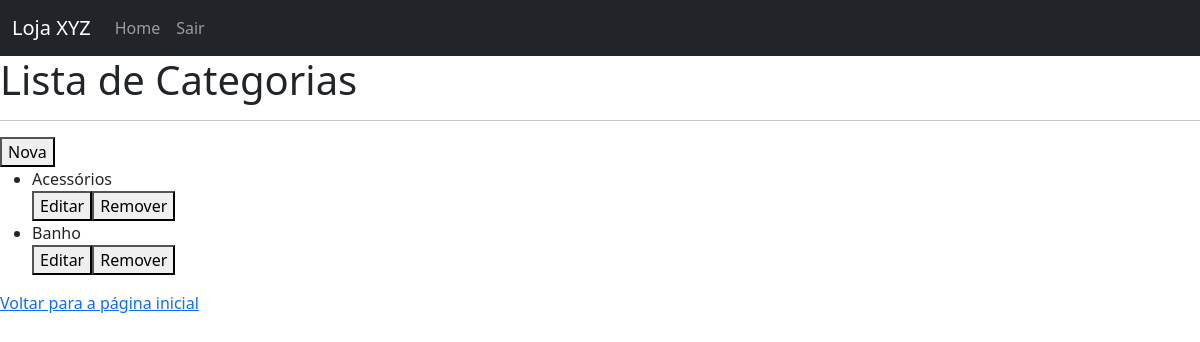
The app's page /categorias/ (signed in), older data.
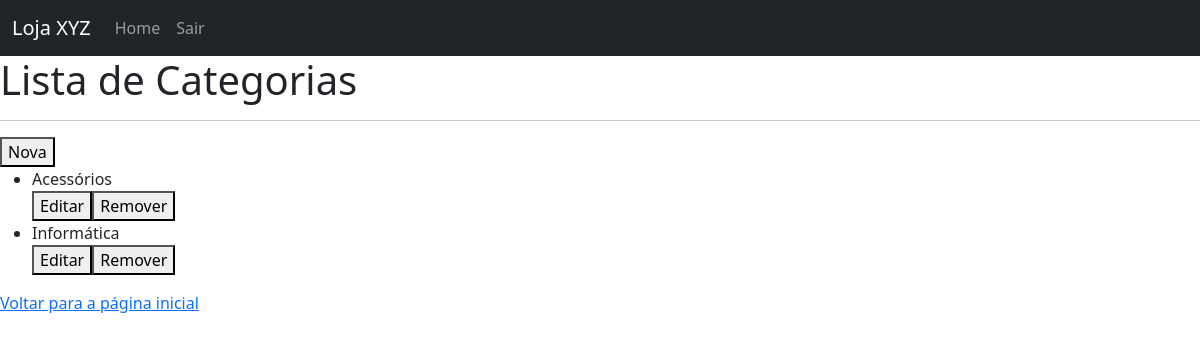
The same page, newer data.
### estoque_app/models.py (models this page shows, shortened)
class Categoria(models.Model):
    nome = models.CharField(max_length=100)
    descricao = models.TextField(blank=True, null=True)

### estoque_app/views.py (the view)
# urls.py: path('categorias/', views.categorias, name='categorias'),
@login_required
def categorias(request):
    categorias = Categoria.objects.all().order_by('nome')
    contexto = {'categorias': categorias}
    return render(request, 'categoria/categorias.html', contexto)

### estoque_app/templates/categoria/categorias.html (shortened to what this page needs)
{% extends 'base.html' %}
{% block conteudo %}
    <h1>Lista de Categorias</h1>
    <hr>
    <a href="{% url 'nova_categoria' %}"><button>Nova</button></a>
    <div class="categoria-lista">
        <ul>
            {% for categoria in categorias %}
                <li>{{ categoria.nome }}</li>
                <a href="{% url 'editar_categoria' categoria.id %}"><button>Editar</button></a><a href="{% url 'excluir_categoria' categoria.id%}"><button>Remover</button></a>
            {% empty %}
                <li>Nenhuma categoria cadastrada.</li>
            {% endfor %}
        </ul>
    </div>
{% endblock %}

Row changes from the older to the newer data that the page shows:
removed Categoria: nome "Banho"
added Categoria: nome "Informática"
